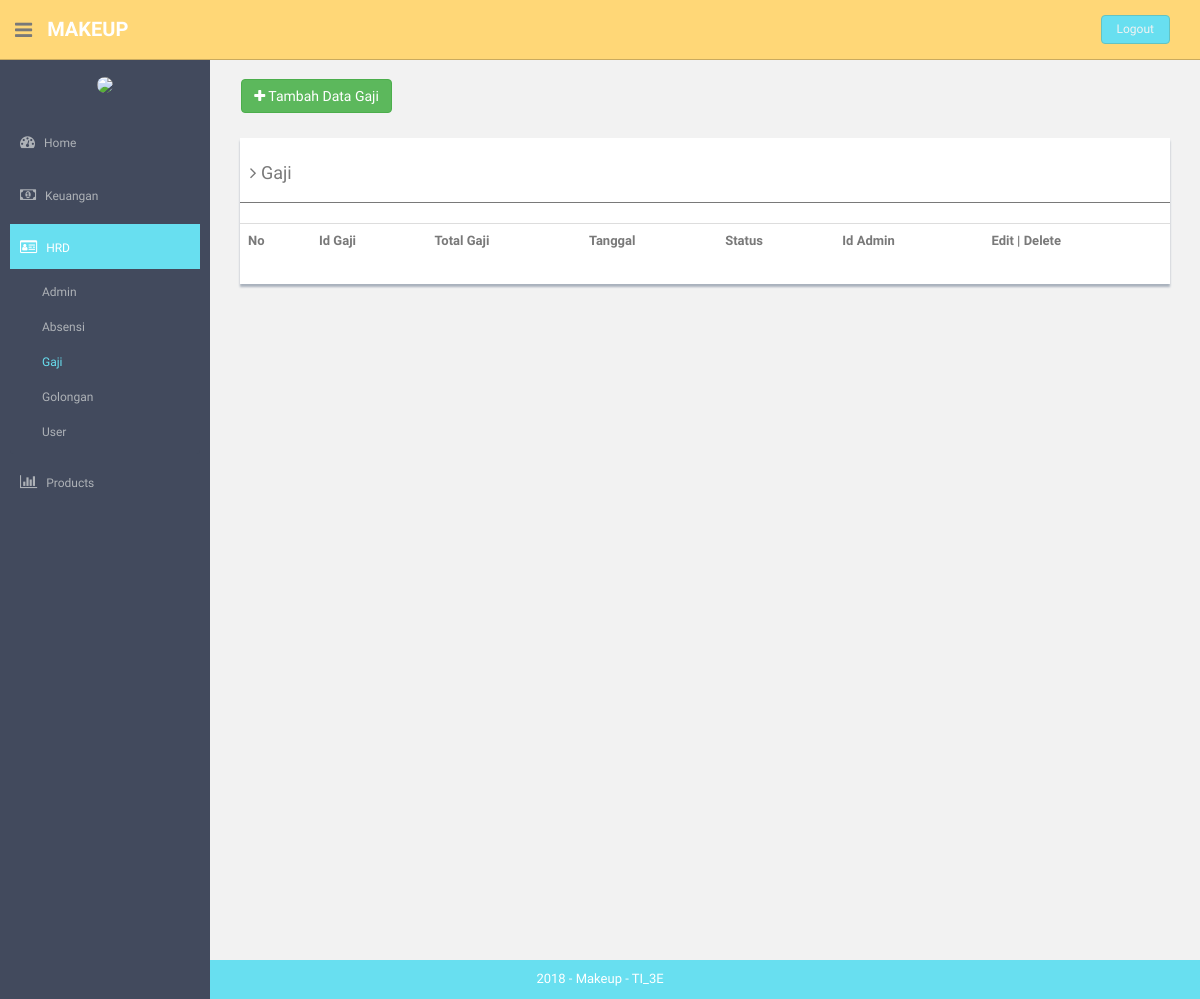
Page /index.php/gaji on the earlier database version.
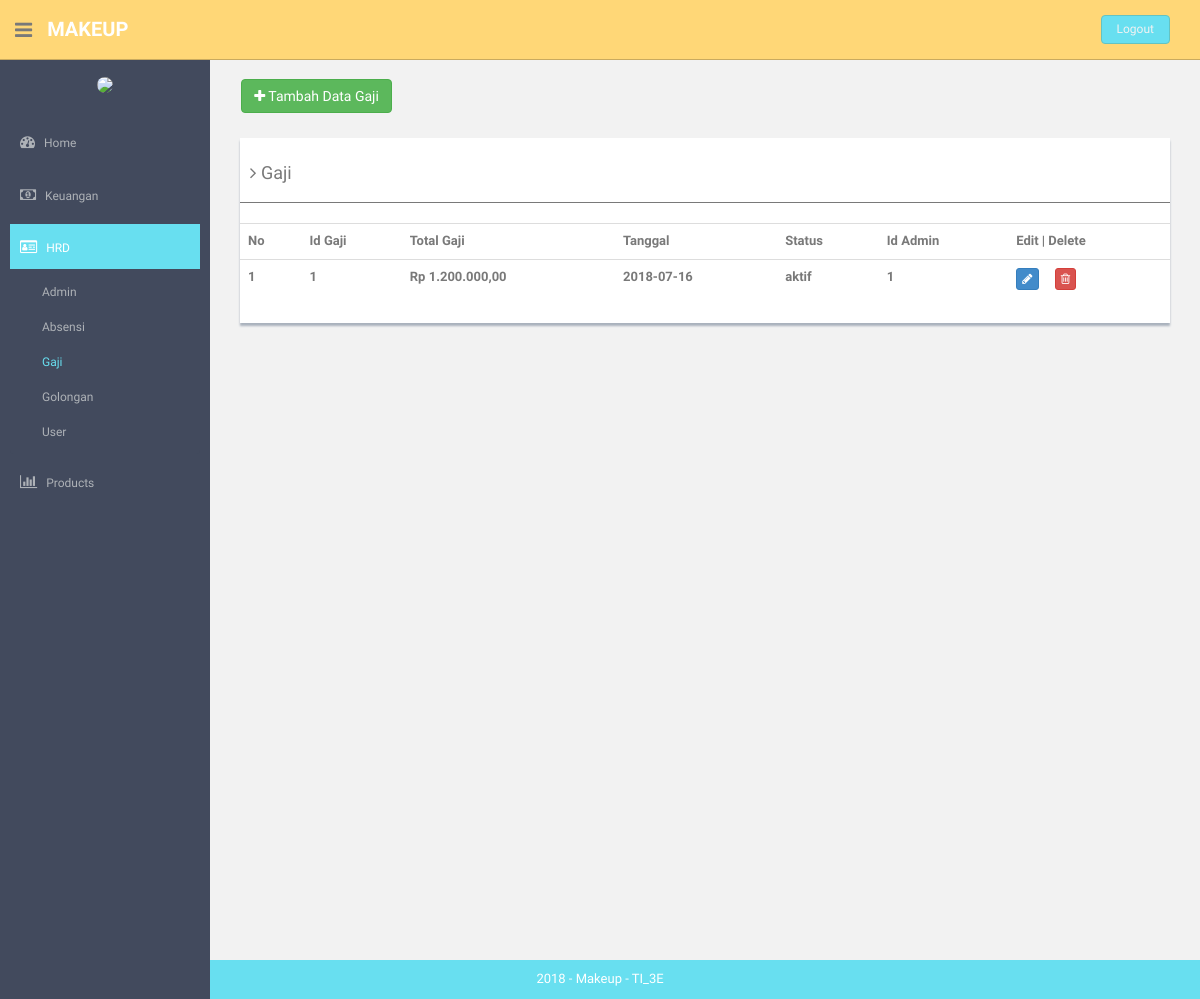
Same page on the later database version.
### tables this page shows
CREATE TABLE `gaji` (
  `id_gaji` int(3) NOT NULL,
  `total_gaji` int(11) NOT NULL,
  `tanggal` date NOT NULL,
  `status` varchar(10) NOT NULL,
  `id_admin` int(11) NOT NULL
);

### application/controllers/Gaji.php (called while the page is built, shortened)
<?php
class Gaji extends CI_Controller {
	public function __construct()
	{
		$this->load->helper('url','form');
		$this->load->library('form_validation');
		$this->load->model('admin_model');
		$this->load->model('gaji_model');
		$this->load->helper('html');
		$this->load->library('image_lib');
	}
	public function index()
	{
		$object['gaji']=$this->gaji_model->getDataGaji();
		$object['admin']=$this->admin_model->getDataAdmin();
		$cek['status'] = array(
        		'home'=>'',
        		'hrd'=>'active',
        		'keuangan'=>'',
        		'produk'=>'',
        		'pembelian'=>'',
        		'pemasukan'=>'',
        		'pengeluaran'=>'',
        		'utang'=>'',
        		'cash_flow'=>'',
        		'pemesanan'=>'',
                        'pembayaran'=>'',
        		'neraca'=>'',
        		'admin'=>'',
        		'gaji'=>'active',
        		'golongan'=>'',
        		'absensi'=>'',
        		'user'=>'',
        		'barang'=>'',
        		'supplier'=>'',
        		'kategori'=>'',
        		);
				$this->load->view('component/header',$cek);
				$this->load->view('gaji',$object);
				$this->load->view('component/footer');
	}
}

### index.php (called while the page is built, shortened)
<?php
require_once BASEPATH.'core/CodeIgniter.php';

### application/models/Gaji_model.php (called while the page is built, shortened)
<?php
class Gaji_model extends CI_Model {
	public function getDataGaji()
	{
		$query = $this->db->get('gaji');
		return $query->result();
	}
}

### application/views/gaji.php (the view)
<?php
function rupiah($angka){
  $hasil_rupiah = "Rp " . number_format($angka,2,',','.');
  return $hasil_rupiah;
}
?>
<section id="main-content">
  <section class="wrapper site-min-height">
    <br>&nbsp;&nbsp;&nbsp;&nbsp;
    <a href="<?php echo base_url('index.php/gaji/form_gaji'); ?>"><button type="button" class="btn btn-success "><i class="fa fa-plus"> </i> Tambah Data Gaji</button></a>
    <br>
    <div class="col-md-12 mt">
      <div class="content-panel">
        <table class="table table-hover">
          <h4><i class="fa fa-angle-right"></i> Gaji</h4>
          <hr>
          <tbody>
            <tr>
              <th>No</th>
              <th>Id Gaji</th>
              <th>Total Gaji</th>
              <th>Tanggal</th>
              <th>Status</th>
              <th>Id Admin</th>
              <th align="center">Edit | Delete</th>
            </tr>
            <?php
            $no =1;
            foreach ($gaji as $key): ?>
            <tr>
              <th><?php echo $no++ ?></th>
              <th><?php echo $key->id_gaji ?></th>
              <th><?php echo rupiah($key->total_gaji) ?></th>
              <th><?php echo $key->tanggal ?></th>
              <th><?php echo $key->status ?></th>
              <th><?php echo $key->id_admin ?></th>
              <td>
                <a class="btn btn-primary btn-xs" href="<?php echo base_url('index.php/gaji/update'); ?>/<?php echo $key->id_gaji ?>">
                  <i class="fa fa-pencil"></i>
                </a>&nbsp;&nbsp;&nbsp;&nbsp;
                <a class="btn btn-danger btn-xs" href="<?php echo base_url('index.php/gaji/delete'); ?>/<?php echo $key->id_gaji ?>">
                  <i class="fa fa-trash-o"></i>
                </a>
              </td>
            </tr>
            <?php endforeach; ?>
          </tbody>
        </table>
      </div>
      </div>
    </section>
    </section>

Differences in the rows shown:
added gaji: id_gaji "1", total_gaji "Rp 1.200.000,00", tanggal "2018-07-16", status "aktif", id_admin "1"
